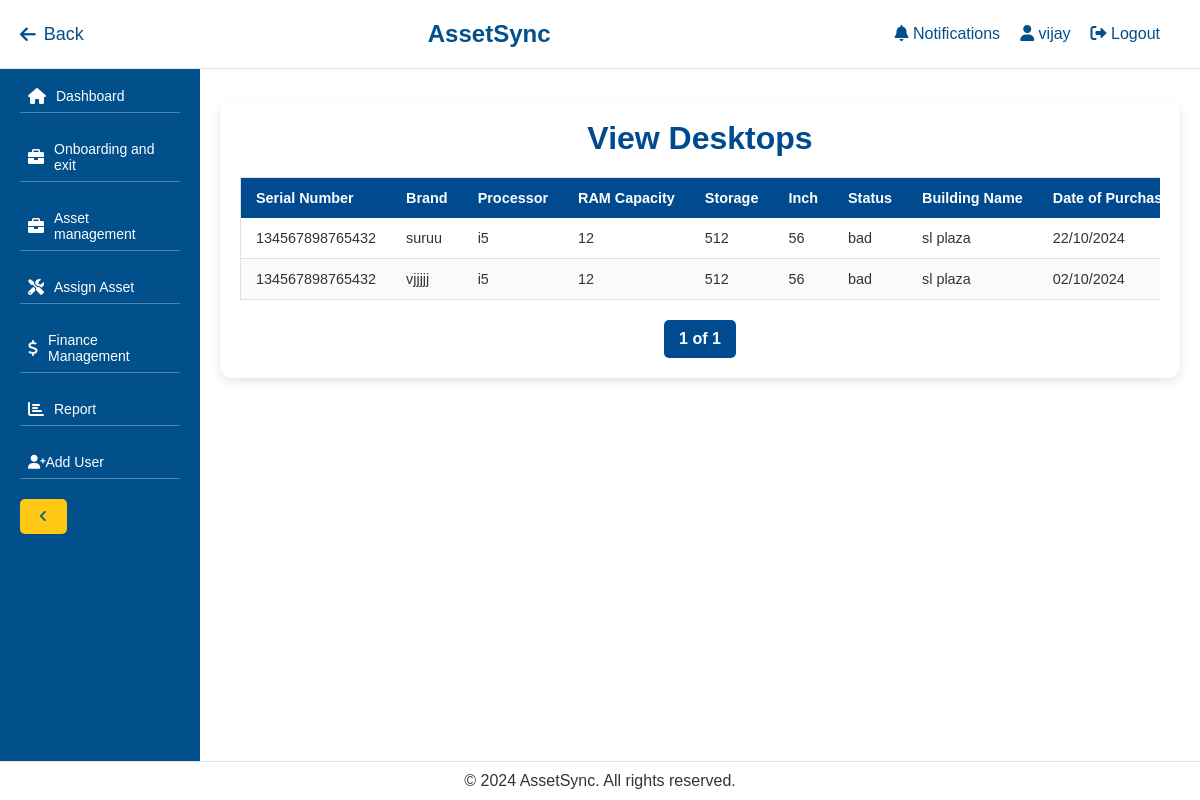
Screenshot of /view-asset/desktops/ (signed in) with the database file from the repository.
### management/models.py (models this page shows, shortened)
class Desktop(models.Model):
    serial_number = models.CharField(max_length=100)
    brand = models.CharField(max_length=100)
    processor = models.CharField(max_length=100)
    ram_capacity = models.CharField(max_length=50)
    storage = models.CharField(max_length=100)
    inch = models.CharField(max_length=50)
    status = models.CharField(max_length=50)
    building_name = models.CharField(max_length=100)
    date_of_purchase = models.DateField()
    purchased_amount = models.DecimalField(max_digits=10, decimal_places=2)
    warranty_details = models.CharField(max_length=255)
    warranty_date = models.DateField()
    remarks = models.TextField(blank=True, null=True)
    employee = models.ForeignKey(Employee, on_delete=models.SET_NULL, null=True, blank=True, related_name='desktops')

### management/views.py (the view)
# urls.py: path('view-asset/desktops/', views.view_desktops, name='view_desktops'),
@login_required
def view_desktops(request):
    desktops_list = Desktop.objects.all()
    paginator = Paginator(desktops_list, 10)  # Show 10 desktops per page
    page_number = request.GET.get('page')
    desktops = paginator.get_page(page_number)
    return render(request, 'management/view_desktops.html', {'desktops': desktops})

### management/templates/management/view_desktops.html (shortened to what this page needs)
{% extends 'management/base.html' %}
{% block content %}
<div class="container">
    <h2>View Desktops</h2>
    <div class="table-container">
        <table>
            <thead>
                <tr>
                    <th>Serial Number</th>
                    <th>Brand</th>
                    <th>Processor</th>
                    <th>RAM Capacity</th>
                    <th>Storage</th>
                    <th>Inch</th>
                    <th>Status</th>
                    <th>Building Name</th>
                    <th>Date of Purchase</th>
                </tr>
            </thead>
            <tbody>
                {% for desktop in desktops %}
                <tr>
                    <td>{{ desktop.serial_number }}</td>
                    <td>{{ desktop.brand }}</td>
                    <td>{{ desktop.processor }}</td>
                    <td>{{ desktop.ram_capacity }}</td>
                    <td>{{ desktop.storage }}</td>
                    <td>{{ desktop.inch }}</td>
                    <td>{{ desktop.status }}</td>
                    <td>{{ desktop.building_name }}</td>
                    <td>{{ desktop.date_of_purchase|date:"d/m/Y" }}</td>
                </tr>
                {% empty %}
                <tr>
                    <td colspan="14">No desktops found.</td>
                </tr>
                {% endfor %}
            </tbody>
        </table>
    </div>
    <div class="pagination">
        <span class="current">{{ desktops.number }} of {{ desktops.paginator.num_pages }}</span>
    </div>
</div>
{% endblock %}

### management/templates/management/base.html (shortened to what this page needs)
{% load static %}
<!DOCTYPE html>
<html lang="en">
<head>
    <link rel="stylesheet" href="https://cdnjs.cloudflare.com/ajax/libs/font-awesome/6.0.0-beta3/css/all.min.css">
</head>
<body>
    <header>
        <a href="javascript:history.back()" class="back-btn"><i class="fas fa-arrow-left"></i> Back</a>
        <h1>AssetSync</h1>
        <div class="user-options">
            <a href="#"><i class="fas fa-bell"></i> Notifications</a>
            <a href="#"><i class="fas fa-user"></i> {{ request.user.username }}</a>
            <form id="logout-form" action="{% url 'logout' %}" method="post" style="display:inline;">
                <button type="submit" class="btn" style="background:none; border:none; color: var(--primary-color); font-size: 16px; cursor: pointer;">
                    <i class="fas fa-sign-out-alt"></i> Logout
                </button>
            </form>
        </div>
    </header>
    <aside id="sidebar">
        <nav>
            <ul>
                <li class="{% if request.resolver_match.url_name == 'dashboard' %}active{% endif %}">
                    <a href="{% url 'dashboard' %}"><i class="fas fa-home icon"></i> <span class="text">Dashboard</span></a>
                </li>
                <li>
                    <a href="#" onclick="toggleDropdown(event)"><i class="fas fa-briefcase icon"></i> <span class="text">Onboarding and exit</span></a>
                </li>
                <li>
                    <a href="#" onclick="toggleDropdown(event)"><i class="fas fa-briefcase icon"></i> <span class="text">Asset management</span></a>
                </li>
                <li><a href="{% url 'assign_asset' %}"><i class="fas fa-tools icon"></i> <span class="text">Assign Asset</span></a></li>
                <li><a href="{% url 'finance_module' %}"><i class="fas fa-dollar-sign icon"></i> <span class="text">Finance Management</span></a></li>
                <li><a href="{% url 'report' %}"><i class="fas fa-chart-bar icon"></i> <span class="text">Report</span></a></li>
                <li><a href="{% url 'add_user' %}"><i class="fas fa-user-plus"></i> Add User</a></li>
            </ul>
        </nav>
        <button class="toggle-btn" onclick="toggleSidebar()"><i class="fas fa-angle-left"></i></button>
    </aside>
    <main>
        {% block content %}{% endblock %}
    </main>
    <footer>
        <p>&copy; 2024 AssetSync. All rights reserved.</p>
    </footer>
</body>
</html>

### management/templates/management/base.html (style rules this page uses)
:root { --primary-color: #01508c; --secondary-color: #ffc814; --light-blue-color: #e9f7ff; --white-color: #ffffff; --text-color: #333333; --line-color: rgba(255, 255, 255, 0.3); --collapsed-width: 50px; --expanded-width: 200px; --dropdown-bg-color: #ffffff; --dropdown-hover-bg-color: #f1f1f1; --dropdown-border-color: #e0e0e0; }
* { margin: 0; padding: 0; box-sizing: border-box; }
body { font-family: Arial, sans-serif; background-color: var(--light-blue-color); color: var(--text-color); }
header { position: fixed; top: 0; left: 0; width: 100%; background-color: var(--white-color); border-bottom: 1px solid #e2e5e8; padding: 15px 20px; display: flex; justify-content: space-between; align-items: center; z-index: 1000; }
header h1 { color: var(--primary-color); font-size: 24px; }
header .user-options { display: flex; align-items: center; }
header .user-options a { color: var(--primary-color); margin-left: 20px; text-decoration: none; font-size: 16px; transition: color 0.3s; }
.back-btn { font-size: 18px; margin-right: 20px; cursor: pointer; color: var(--primary-color); text-decoration: none; display: flex; align-items: center; }
.back-btn i { margin-right: 8px; }
aside { position: fixed; top: 60px; bottom: 0; left: 0; width: var(--expanded-width); background-color: var(--primary-color); color: var(--white-color); padding: 20px; overflow-y: auto; transition: width 0.3s ease; z-index: 999; }
aside nav ul { list-style-type: none; }
aside nav ul li { margin-bottom: 20px; position: relative; }
aside nav ul li a { color: var(--white-color); text-decoration: none; display: flex; align-items: center; padding: 8px; font-size: 14px; background-color: var(--primary-color); border-bottom: 1px solid var(--line-color); transition: background-color 0.3s, color 0.3s; }
aside nav ul li a .icon { margin-right: 10px; font-size: 16px; }
main { margin-left: var(--expanded-width); padding: 80px 20px; min-height: 100vh; background-color: var(--white-color); transition: margin-left 0.3s ease; }
footer { position: fixed; bottom: 0; left: 0; width: 100%; background-color: var(--white-color); border-top: 1px solid #e2e5e8; color: var(--text-color); text-align: center; padding: 10px 0; z-index: 1000; }
button, .btn { background-color: var(--secondary-color); color: var(--primary-color); border: none; padding: 10px 20px; border-radius: 5px; cursor: pointer; transition: background-color 0.3s, color 0.3s; }
aside { overflow-y: auto; }

### management/templates/management/view_desktops.html (style rules this page uses)
body { font-family: 'Poppins', sans-serif; background-color: #f0f2f5; }
.container { max-width: 100%; margin: 20px auto; padding: 20px; background-color: #ffffff; border-radius: 12px; box-shadow: 0 4px 10px rgba(0, 0, 0, 0.1); }
h2 { font-size: 2rem; color: #004a8f; font-weight: 700; text-align: center; margin-bottom: 20px; }
.table-container { overflow-x: auto; }
table { width: 100%; border-collapse: collapse; background-color: #ffffff; table-layout: auto; border: 1px solid #e0e0e0; border-radius: 8px; box-shadow: 0 2px 6px rgba(0, 0, 0, 0.1); }
th, td { padding: 12px 15px; text-align: left; font-size: 0.9rem; white-space: nowrap; }
th { background-color: #004a8f; color: #ffffff; font-weight: bold; }
td { color: #333; border-bottom: 1px solid #e0e0e0; }
tbody tr:nth-child(even) { background-color: #f8fafc; }
.pagination { display: flex; justify-content: center; margin-top: 20px; }
.pagination .current { background-color: #004a8f; color: #ffffff; font-weight: bold; padding: 10px 15px; margin: 0 5px; border-radius: 5px; }

### rows the page displays
Desktop: serial_number "134567898765432", brand "suruu", processor "i5", ram_capacity "12", storage "512", inch "56", status "bad", building_name "sl plaza", date_of_purchase "22/10/2024"
Desktop: serial_number "134567898765432", brand "vjjjjj", processor "i5", ram_capacity "12", storage "512", inch "56", status "bad", building_name "sl plaza", date_of_purchase "02/10/2024"

### other values shown
{{ request.user.username }} "vijay"
{{ desktops.number }} "1"
{{ desktops.paginator.num_pages }} "1"
